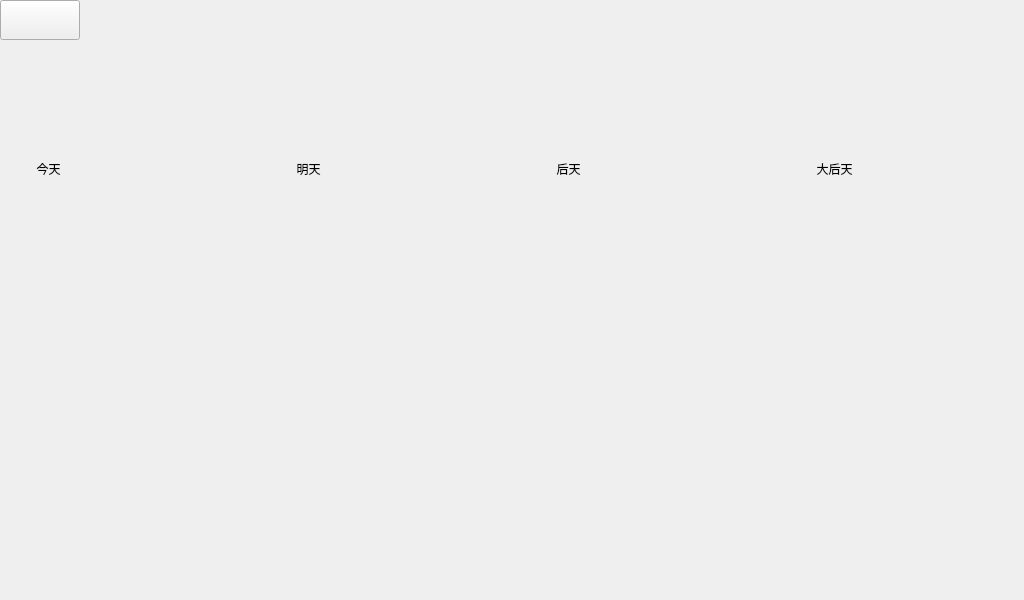
<?xml version="1.0" encoding="UTF-8"?>
<ui version="4.0">
 <class>XUWeatherInfo</class>
 <widget class="QWidget" name="XUWeatherInfo">
  <property name="geometry">
   <rect>
    <x>0</x>
    <y>0</y>
    <width>1024</width>
    <height>600</height>
   </rect>
  </property>
  <property name="windowTitle">
   <string>Form</string>
  </property>
  <widget class="QPushButton" name="WeatherreturnButton">
   <property name="geometry">
    <rect>
     <x>0</x>
     <y>0</y>
     <width>80</width>
     <height>40</height>
    </rect>
   </property>
   <property name="text">
    <string/>
   </property>
  </widget>
  <widget class="QLabel" name="WeatherplaceLabel">
   <property name="geometry">
    <rect>
     <x>30</x>
     <y>60</y>
     <width>200</width>
     <height>60</height>
    </rect>
   </property>
   <property name="text">
    <string/>
   </property>
  </widget>
  <widget class="QLabel" name="WeatherDayonebackLabel">
   <property name="geometry">
    <rect>
     <x>30</x>
     <y>160</y>
     <width>200</width>
     <height>400</height>
    </rect>
   </property>
   <property name="styleSheet">
    <string notr="true">text-align:top left;</string>
   </property>
   <property name="text">
    <string>  今天</string>
   </property>
   <property name="alignment">
    <set>Qt::AlignLeading|Qt::AlignLeft|Qt::AlignTop</set>
   </property>
  </widget>
  <widget class="QLabel" name="WeatherDaytwobackLabel">
   <property name="geometry">
    <rect>
     <x>290</x>
     <y>160</y>
     <width>200</width>
     <height>400</height>
    </rect>
   </property>
   <property name="text">
    <string>  明天</string>
   </property>
   <property name="alignment">
    <set>Qt::AlignLeading|Qt::AlignLeft|Qt::AlignTop</set>
   </property>
  </widget>
  <widget class="QLabel" name="WeatherDaythreebackLabel">
   <property name="geometry">
    <rect>
     <x>550</x>
     <y>160</y>
     <width>200</width>
     <height>400</height>
    </rect>
   </property>
   <property name="text">
    <string>  后天</string>
   </property>
   <property name="alignment">
    <set>Qt::AlignLeading|Qt::AlignLeft|Qt::AlignTop</set>
   </property>
  </widget>
  <widget class="QLabel" name="WeatherDayfourbackLabel">
   <property name="geometry">
    <rect>
     <x>810</x>
     <y>160</y>
     <width>200</width>
     <height>400</height>
    </rect>
   </property>
   <property name="text">
    <string>  大后天</string>
   </property>
   <property name="alignment">
    <set>Qt::AlignLeading|Qt::AlignLeft|Qt::AlignTop</set>
   </property>
  </widget>
  <widget class="QLabel" name="WeatherDayoneDayLabel">
   <property name="geometry">
    <rect>
     <x>40</x>
     <y>230</y>
     <width>180</width>
     <height>60</height>
    </rect>
   </property>
   <property name="text">
    <string/>
   </property>
  </widget>
  <widget class="QLabel" name="WeatherDayoneNightLabel">
   <property name="geometry">
    <rect>
     <x>40</x>
     <y>300</y>
     <width>180</width>
     <height>60</height>
    </rect>
   </property>
   <property name="text">
    <string/>
   </property>
  </widget>
  <widget class="QLabel" name="WeatherDayoneMaxLabel">
   <property name="geometry">
    <rect>
     <x>40</x>
     <y>380</y>
     <width>180</width>
     <height>60</height>
    </rect>
   </property>
   <property name="text">
    <string/>
   </property>
  </widget>
  <widget class="QLabel" name="WeatherDayoneMinLabel">
   <property name="geometry">
    <rect>
     <x>40</x>
     <y>450</y>
     <width>180</width>
     <height>60</height>
    </rect>
   </property>
   <property name="text">
    <string/>
   </property>
  </widget>
  <widget class="QLabel" name="WeatherDaytwoDayLabel">
   <property name="geometry">
    <rect>
     <x>300</x>
     <y>230</y>
     <width>180</width>
     <height>60</height>
    </rect>
   </property>
   <property name="text">
    <string/>
   </property>
  </widget>
  <widget class="QLabel" name="WeatherDaytwoNightLabel">
   <property name="geometry">
    <rect>
     <x>300</x>
     <y>300</y>
     <width>180</width>
     <height>60</height>
    </rect>
   </property>
   <property name="text">
    <string/>
   </property>
  </widget>
  <widget class="QLabel" name="WeatherDaytwoMaxLabel">
   <property name="geometry">
    <rect>
     <x>300</x>
     <y>380</y>
     <width>180</width>
     <height>60</height>
    </rect>
   </property>
   <property name="text">
    <string/>
   </property>
  </widget>
  <widget class="QLabel" name="WeatherDaytwoMinLabel">
   <property name="geometry">
    <rect>
     <x>300</x>
     <y>450</y>
     <width>180</width>
     <height>60</height>
    </rect>
   </property>
   <property name="text">
    <string/>
   </property>
  </widget>
  <widget class="QLabel" name="WeatherDaythreeDayLabel">
   <property name="geometry">
    <rect>
     <x>560</x>
     <y>230</y>
     <width>180</width>
     <height>60</height>
    </rect>
   </property>
   <property name="text">
    <string/>
   </property>
  </widget>
  <widget class="QLabel" name="WeatherDaythreeNightLabel">
   <property name="geometry">
    <rect>
     <x>560</x>
     <y>300</y>
     <width>180</width>
     <height>60</height>
    </rect>
   </property>
   <property name="text">
    <string/>
   </property>
  </widget>
  <widget class="QLabel" name="WeatherDaythreeMaxLabel">
   <property name="geometry">
    <rect>
     <x>560</x>
     <y>380</y>
     <width>180</width>
     <height>60</height>
    </rect>
   </property>
   <property name="text">
    <string/>
   </property>
  </widget>
  <widget class="QLabel" name="WeatherDaythreeMinLabel">
   <property name="geometry">
    <rect>
     <x>560</x>
     <y>450</y>
     <width>180</width>
     <height>60</height>
    </rect>
   </property>
   <property name="text">
    <string/>
   </property>
  </widget>
  <widget class="QLabel" name="WeatherDayfourDayLabel">
   <property name="geometry">
    <rect>
     <x>820</x>
     <y>230</y>
     <width>180</width>
     <height>60</height>
    </rect>
   </property>
   <property name="text">
    <string/>
   </property>
  </widget>
  <widget class="QLabel" name="WeatherDayfourNightLabel">
   <property name="geometry">
    <rect>
     <x>820</x>
     <y>300</y>
     <width>180</width>
     <height>60</height>
    </rect>
   </property>
   <property name="text">
    <string/>
   </property>
  </widget>
  <widget class="QLabel" name="WeatherDayfourMaxLabel">
   <property name="geometry">
    <rect>
     <x>820</x>
     <y>380</y>
     <width>180</width>
     <height>60</height>
    </rect>
   </property>
   <property name="text">
    <string/>
   </property>
  </widget>
  <widget class="QLabel" name="WeatherDayfourMinLabel">
   <property name="geometry">
    <rect>
     <x>820</x>
     <y>450</y>
     <width>180</width>
     <height>60</height>
    </rect>
   </property>
   <property name="text">
    <string/>
   </property>
  </widget>
 </widget>
 <resources/>
 <connections/>
</ui>
